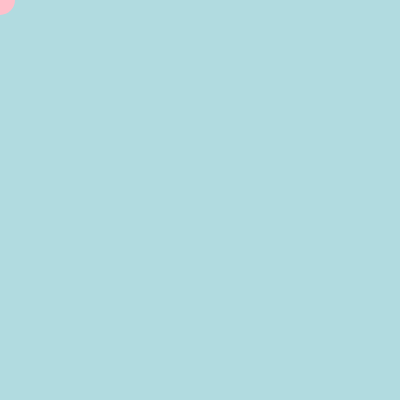
Frame 1 (no input)
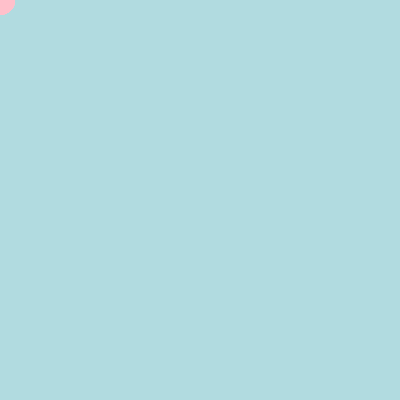
Frame 60 (no input)
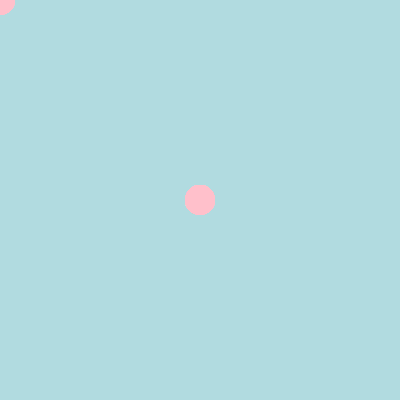
Frame 120 (the mouse pressed at the canvas centre since frame 60)

The p5.js sketch that drew these frames (run headless with seeded random() and noise() and a simulated clock; from frame 60 on, the mouse is pressed at the canvas centre):

// p5.js sketch
// ── sketch.js
function setup() {
  createCanvas(400, 400);

  background('#B1DBE0');
// brush
 
  strokeWeight(30);
  stroke('pink');
  
}
  
function draw() {
  let posX=mouseX;
  let posY=mouseY;
  point(posX,posY);
}  
  
